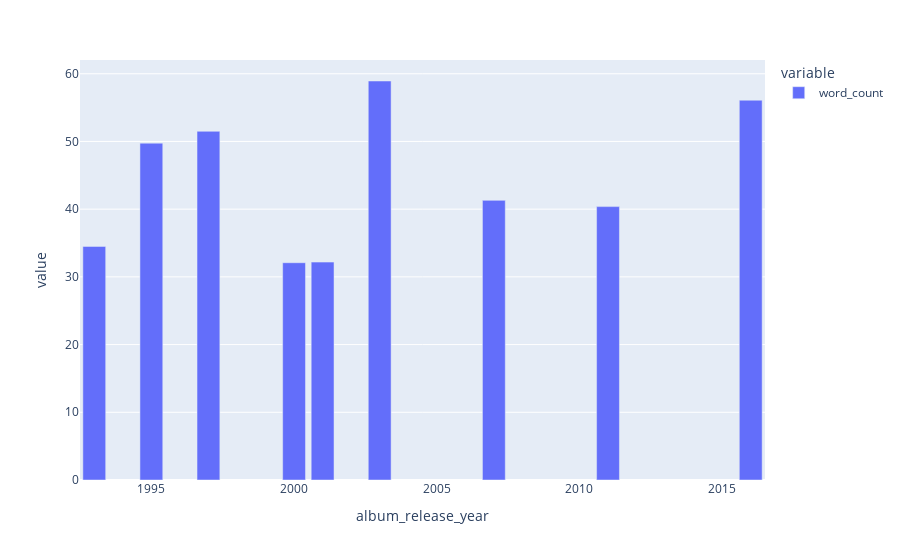

The notebook cell saved with this chart:
### Markdown cell above
# Analyzing the fetures of the dataset

### Code cell
# Average word count by year and album
word_no_by_album = df.groupby('album_release_year')['word_count'].mean()

fig = px.bar(word_no_by_album)
fig.show()

### Figure 1 — Plotly figure (JSON) as saved in the notebook; plotly's stock layout.template omitted (floating-point values rounded to 4 significant figures)
{"data": [{"alignmentgroup": "True", "hovertemplate": "variable=word_count<br>album_release_year=%{x}<br>value=%{y}<extra></extra>", "legendgroup": "word_count", "marker": {"color": "#636efa", "pattern": {"shape": ""}}, "name": "word_count", "offsetgroup": "word_count", "orientation": "v", "showlegend": true, "textposition": "auto", "type": "bar", "x": [1993, 1995, 1997, 2000, 2001, 2003, 2007, 2011, 2016], "xaxis": "x", "y": [34.5, 49.75, 51.5, 32.09, 32.18, 58.93, 41.3, 40.38, 56.09], "yaxis": "y"}], "layout": {"barmode": "relative", "legend": {"title": {"text": "variable"}, "tracegroupgap": 0}, "margin": {"t": 60}, "xaxis": {"anchor": "y", "domain": [0, 1], "title": {"text": "album_release_year"}}, "yaxis": {"anchor": "x", "domain": [0, 1], "title": {"text": "value"}}}}
